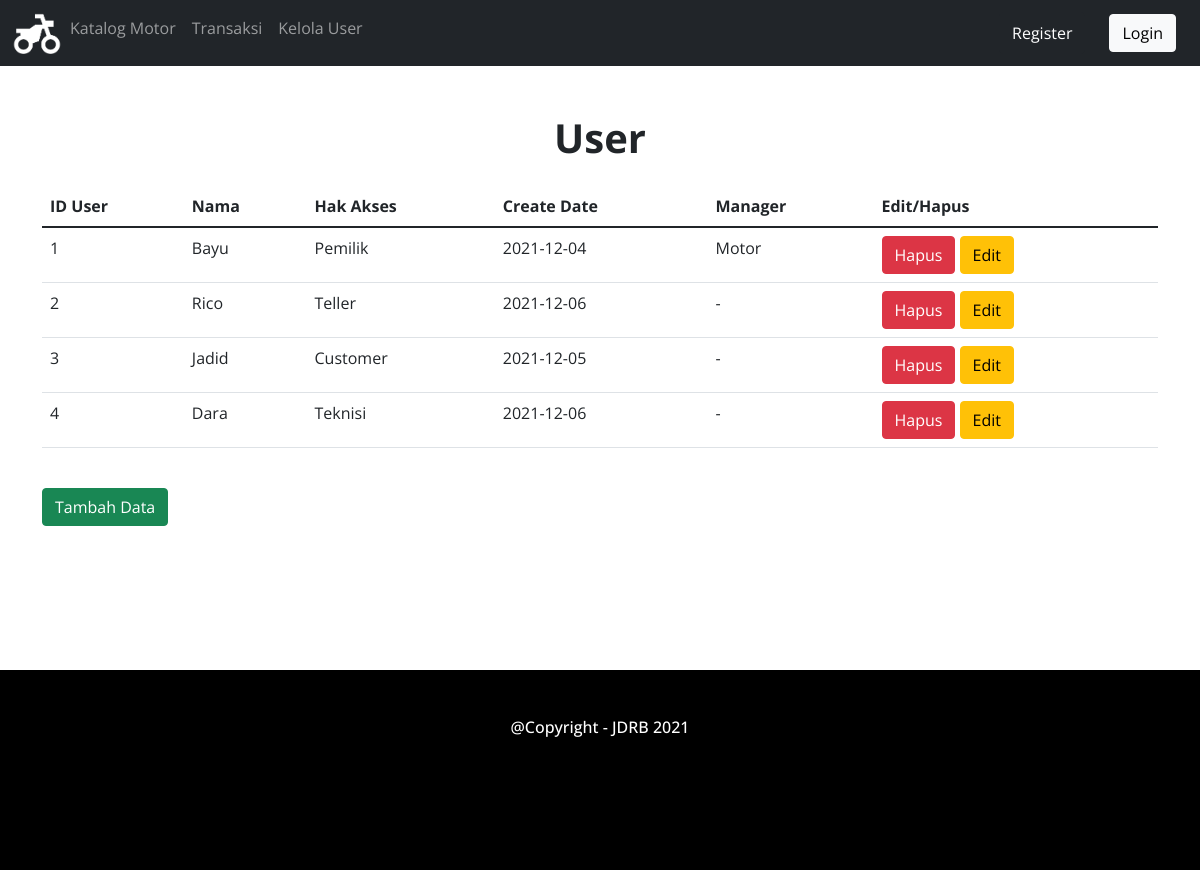
Before: /user/user.php with the older database file.
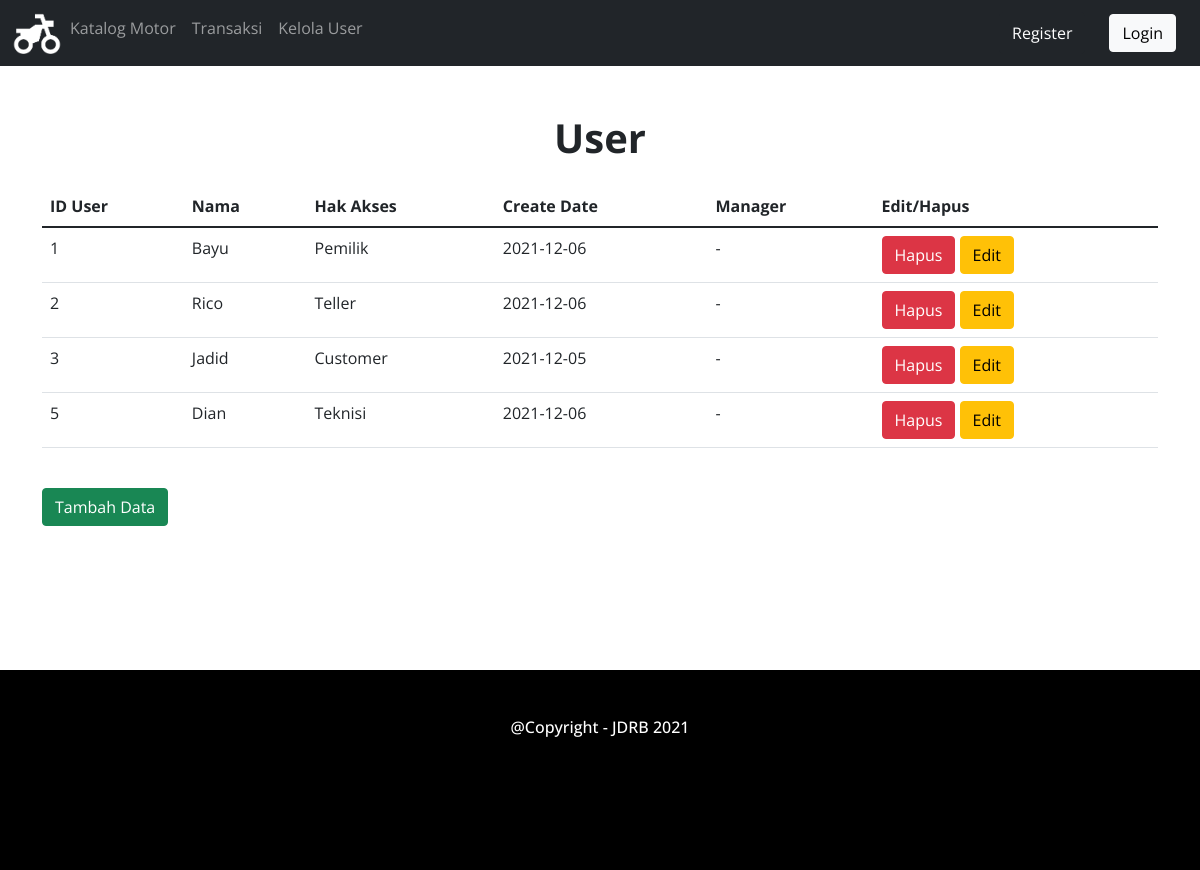
After: the same page with the newer database file.
### tables this page shows
CREATE TABLE `user` (
  `IDUser` int(100) NOT NULL,
  `Nama` varchar(20) NOT NULL,
  `Password` varchar(100) NOT NULL,
  `Hak_Akses` varchar(100) NOT NULL,
  `Create_Date` date NOT NULL,
  `Manager` varchar(10) NOT NULL
);

### user/user.php (the view, shortened to what this page needs)
<!DOCTYPE html>
<html lang="en">
<head>
<link rel="stylesheet" href="../bootstrap/css/bootstrap.min.css">
<link rel="stylesheet" href="../style.css">
</head>
<body>
<nav class="navbar navbar-expand-sm bg-dark navbar-dark">
    <div class="container-fluid">
    <ul class="navbar-nav">
        <li class="nav-item">
            <a href="../index.php"><img src="../img/logo.png" class="logo-navbar"><a>
        </li>
        <li class="nav-item">
            <a class="nav-link" href="../identitas motor/identitas_motor.php">Katalog Motor</a>
        </li>
        <li class="nav-item">
            <a class="nav-link" href="#">Transaksi</a>
        </li>
        <li class="nav-item">
            <a class="nav-link" href="#">Kelola User</a>
        </li>
    </ul>
    </div>
    <?php if (isset($_SESSION["Nama"])) : ?>
        <p class="h6 text-white mr-5">Halo,<?php echo $_SESSION["Nama"] ?></p>
        <a href="../logout.php" class="btn btn-light buttonnavbar">Logout</a>
    <?php else : ?>
        <a href="../register.php" class="navbar btn btn-dark" >Register</a>
        <a href="../login.php" class="btn btn-light buttonnavbar">Login</a>
    <?php endif; ?>
</nav>
<div class="header">
    <h1 class="mt-5">User</h1>
</div>
<div class="container">
	<div class="mt-4">
		<div class="table-responsive">
			<table class="table">
				<thead>
					<tr>
						<th>ID User</th>
						<th>Nama</th>
						<th>Hak Akses</th>
						<th>Create Date</th>
						<th>Manager</th>
						<th>Edit/Hapus</th>
					</tr>
				</thead>
				<tbody>
                <?php
                    include '../koneksi.php';
                    $data=mysqli_query($koneksi,"SELECT * FROM user") or die(mysqli_error($koneksi));
                    foreach($data as $pengguna){?>
					<tr>
						<td><?php echo $pengguna['IDUser'];?></td>
						<td><?php echo $pengguna['Nama'];?></td>
						<td><?php echo $pengguna['Hak_Akses'];?></td>
						<td><?php echo $pengguna['Create_Date'];?></td>
						<td><?php echo $pengguna['Manager'];?></td>
						<td>
                            <a href="user_delete.php?IDUser=<?php echo $pengguna['IDUser']?>" class="btn btn-danger" onclick="return confirm('Anda akan menghapus data ini ?')">Hapus</a>
                            <a href="user_update.php?IDUser=<?php echo $pengguna['IDUser']?>" class="btn btn-warning">Edit</a>
						</td>
					</tr>
                <?php }
                ?>
				</tbody>
            </table>
        </div>
    </div>
	<a class="btn btn-success my-4" href="register.php" >Tambah Data</a>
</div>
<footer>
    <h6 class="text-center p-5"> @Copyright - JDRB 2021</h6>
</footer>
</body>
</html>

### style.css (style rules this page uses)
body { font-family: "Open Sans"; width: 100%; height: 100%; }
h1 { font-weight: bold; text-align: center; }
footer { width: 100%; height: 200px; margin-top: 10%; background-color: black; }
h6 { color: white; }
.logo-navbar { width:50px; height:50px; }
.buttonnavbar { margin-left: 2%; float: right; margin-right: 2%; }

Changed rows visible on the page:
removed user: IDUser "4", Nama "Dara", Hak_Akses "Teknisi", Create_Date "2021-12-06", Manager "-"
changed user "Bayu": Create_Date "2021-12-04" → "2021-12-06"; Manager "Motor" → "-"
added user: IDUser "5", Nama "Dian", Hak_Akses "Teknisi", Create_Date "2021-12-06", Manager "-"
